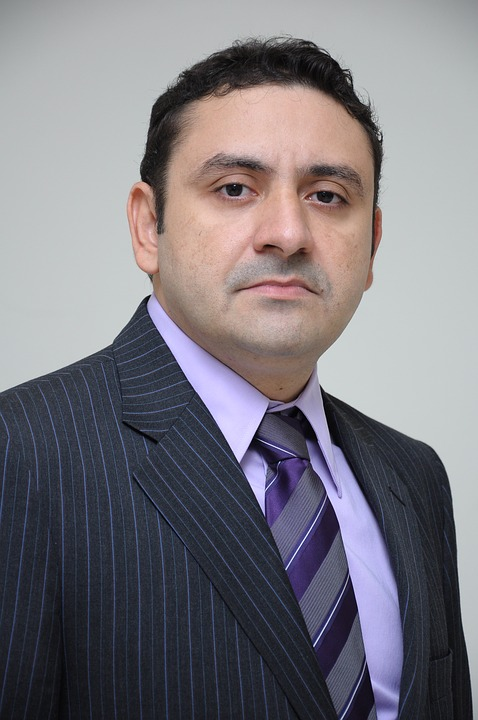
#> input picture Python/openCV/images/face/00.jpg, 478 x 720 px, given in place of 34.jpg, which was not available
$ jupyter execute detect_face.ipynb
#> lines starting #> are read from the running program, lines starting #| are printed output that depends on the picture; after the words box and inside, x2 and y2 are one past the last pixel; in counts of white or black regions, pixels touching at a corner belong together; pictures that were not available may be replaced by others from this repository, and a replacement may not be noted
[cell 1]
import cv2, numpy as np

[cell 2]
def preprocessing(no):  # 검출 전처리
#> called with no = 34
    image = cv2.imread('images/face/%2d.jpg' %no, cv2.IMREAD_COLOR)
#> image is the input picture: shape (720, 478, 3); mean B, G, R 126.6, 120, 123
    if image is None: return None, None
    gray = cv2.cvtColor(image, cv2.COLOR_BGR2GRAY)  # 명암도 영상 변환
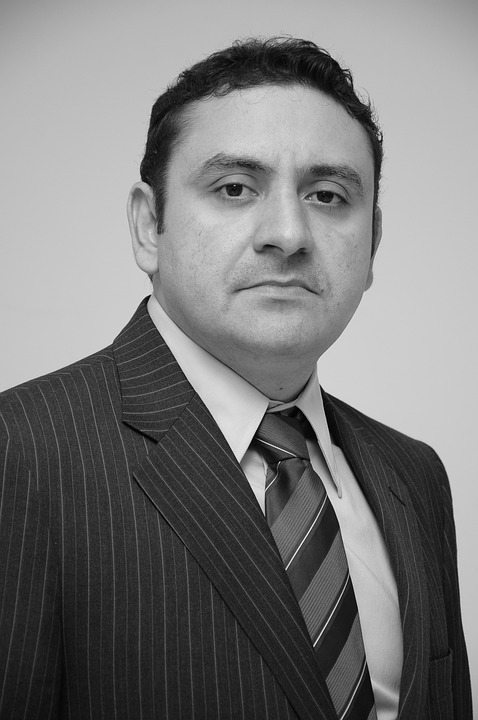
#> gray: shape (720, 478); min 0, max 250, mean 121.6
    gray = cv2.equalizeHist(gray)  # 히스토그램 평활화
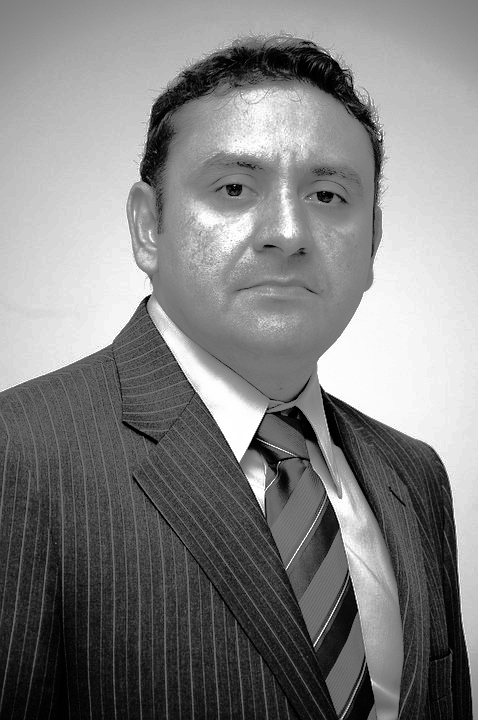
#> gray: shape (720, 478); min 0, max 255, mean 128.7
    return image, gray

[cell 3]
face_cascade = cv2.CascadeClassifier("haarcascade_frontalface_alt2.xml")  # 정면 검출기
eye_cascade = cv2.CascadeClassifier("haarcascade_eye.xml")  # 눈 검출기
image, gray = preprocessing(34)  # 전처리
if image is None: raise Exception("영상 파일 읽기 에러")

[cell 4]
faces = face_cascade.detectMultiScale(gray, 1.1, 2, 0, (100, 100));  # 얼굴 검출
#> faces = [[147, 85, 261, 261]]
if faces.any():
    x, y, w, h = faces[0]
#> x = 147; y = 85; w = 261; h = 261
    face_image = image[y:y + h, x:x + w]  # 얼굴 영역 영상 가져오기
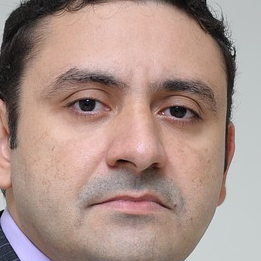
#> face_image: shape (261, 261, 3); mean B, G, R 137.7, 145.8, 170.6
    eyes = eye_cascade.detectMultiScale(face_image, 1.15, 7, 0, (25, 20))  # 눈 검출 수행
#> eyes = [[60, 77, 55, 55], [151, 85, 52, 52]]
    if len(eyes) == 2:  # 눈 사각형이 검출되면
        for ex, ey, ew, eh in eyes:
            center = (x + ex + ew // 2, y + ey + eh // 2)
            cv2.circle(image, center, 10, (0, 255, 0), 2)  # 눈 중심에 원 그리기
#> this loop made 2 passes
#> (ex, ey, ew, eh, center) on passes 1 to 2: (60, 77, 55, 55, (234, 189)), (151, 85, 52, 52, (324, 196))
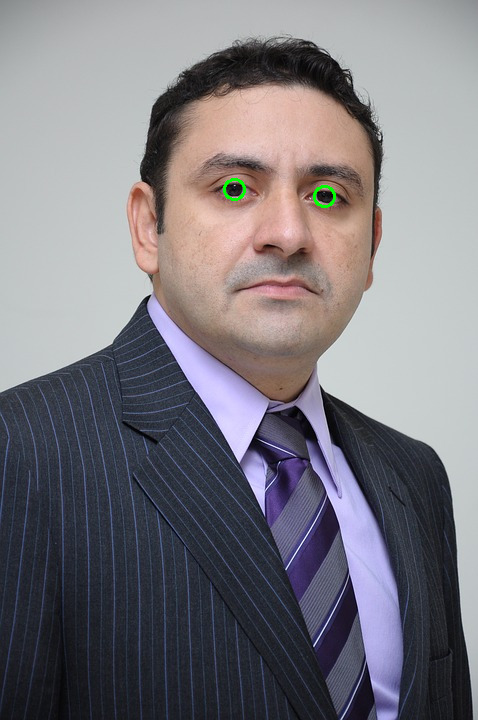
#> image: shape (720, 478, 3); 0.11% of pixels changed, all inside (x1, y1, x2, y2) = (223, 178, 336, 208)
    else:
        print("눈 미검출")
    cv2.rectangle(image, faces[0], (255, 0, 0), 2)  # 얼굴 검출 사각형 그리기
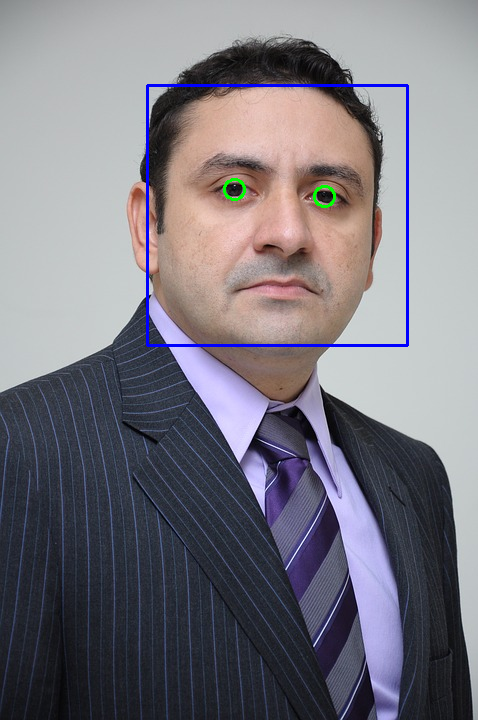
#> image: shape (720, 478, 3); 0.91% of pixels changed, all inside (x1, y1, x2, y2) = (146, 84, 409, 347)
    cv2.imshow("image", image)
else: print("얼굴 미검출")
cv2.waitKey(0)
#> Out = 27

$ run again, on Python/openCV/images/face/04.jpg
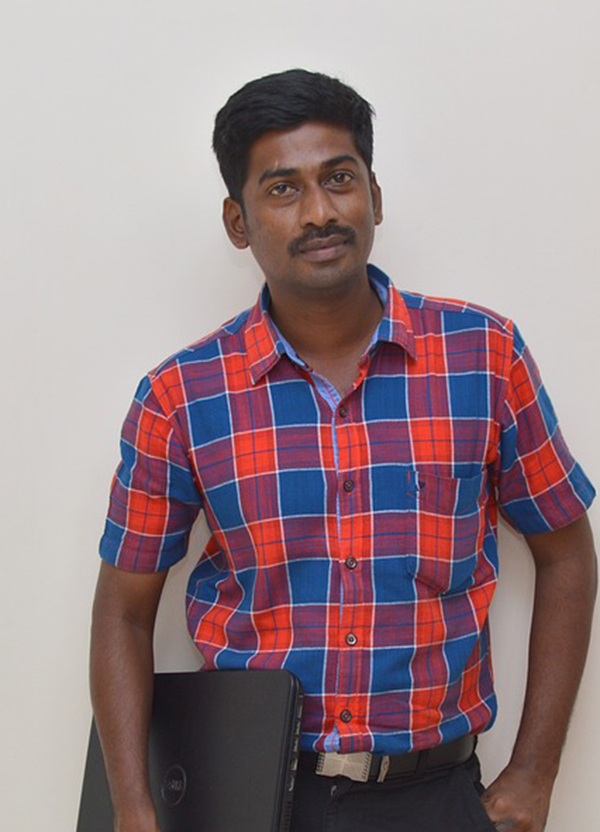
#> input picture Python/openCV/images/face/04.jpg, 600 x 832 px, given in place of 34.jpg, which was not available
#> in preprocessing, image is the input picture: shape (832, 600, 3); mean B, G, R 136.9, 131.7, 151.9
#> faces = [[234, 120, 161, 161]]
#> x = 234; y = 120; w = 161
#> `face_image = image[y:y + h, x:x + w]`:
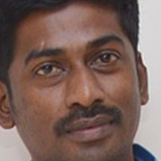
#> face_image: shape (161, 161, 3); mean B, G, R 90.2, 97.9, 123
#> eyes = [[25, 47, 44, 44], [82, 35, 45, 45]]
#> the loop `for ex, ey, ew, eh in eyes:` made 2 passes
#> (ex, ey, ew, eh, center) on passes 1 to 2: (25, 47, 44, 44, (281, 189)), (82, 35, 45, 45, (338, 177))
#> `cv2.rectangle(image, faces[0], (255, 0, 0), 2)`:
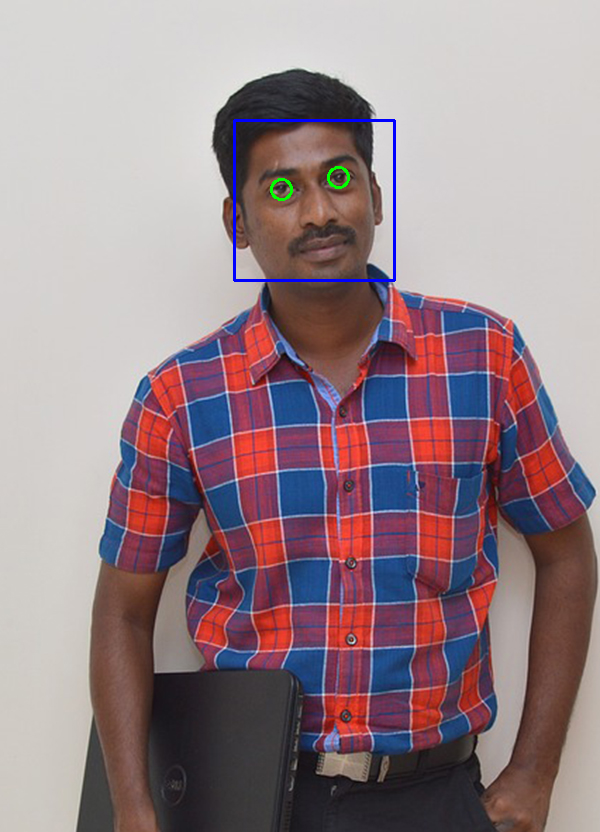
#> image: shape (832, 600, 3); mean B, G, R 137.4, 131.4, 151.4
#> Out = 27

$ run again, on Python/openCV/images/face/05.jpg
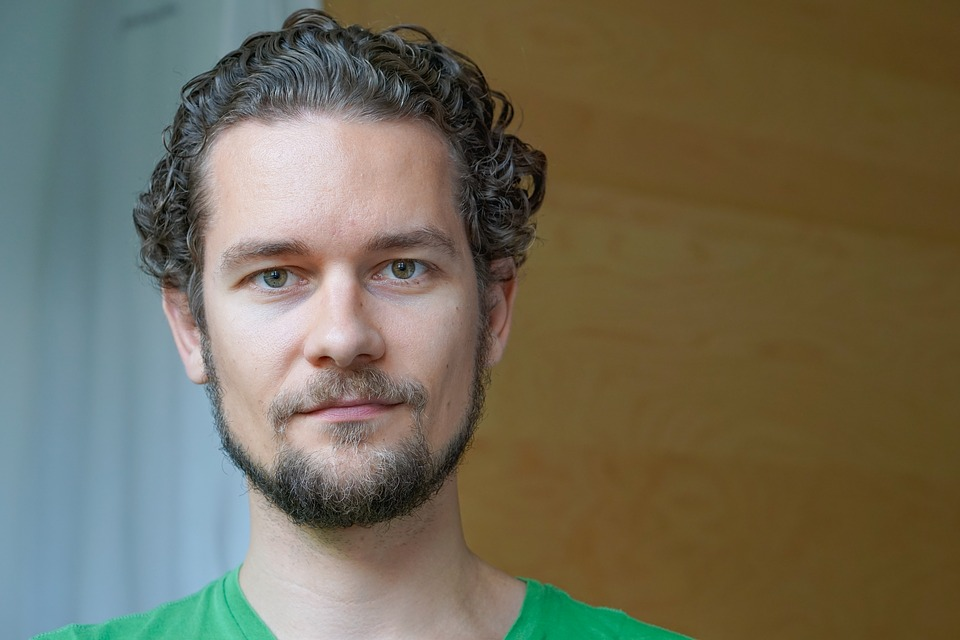
#> input picture Python/openCV/images/face/05.jpg, 960 x 640 px, given in place of 34.jpg, which was not available
#> in preprocessing, image is the input picture: shape (640, 960, 3); mean B, G, R 87, 106.7, 112.4
#> faces = [[176, 138, 333, 333]]
#> x = 176; y = 138; w = 333
#> `face_image = image[y:y + h, x:x + w]`:
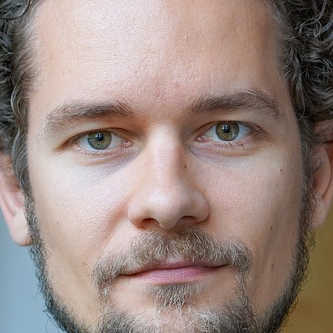
#> face_image: shape (333, 333, 3); mean B, G, R 129.2, 135.7, 153.6
#> eyes = [[186, 95, 74, 74], [54, 96, 84, 84]]
#> the loop `for ex, ey, ew, eh in eyes:` made 2 passes
#> (ex, ey, ew, eh, center) on passes 1 to 2: (186, 95, 74, 74, (399, 270)), (54, 96, 84, 84, (272, 276))
#> `cv2.rectangle(image, faces[0], (255, 0, 0), 2)`:
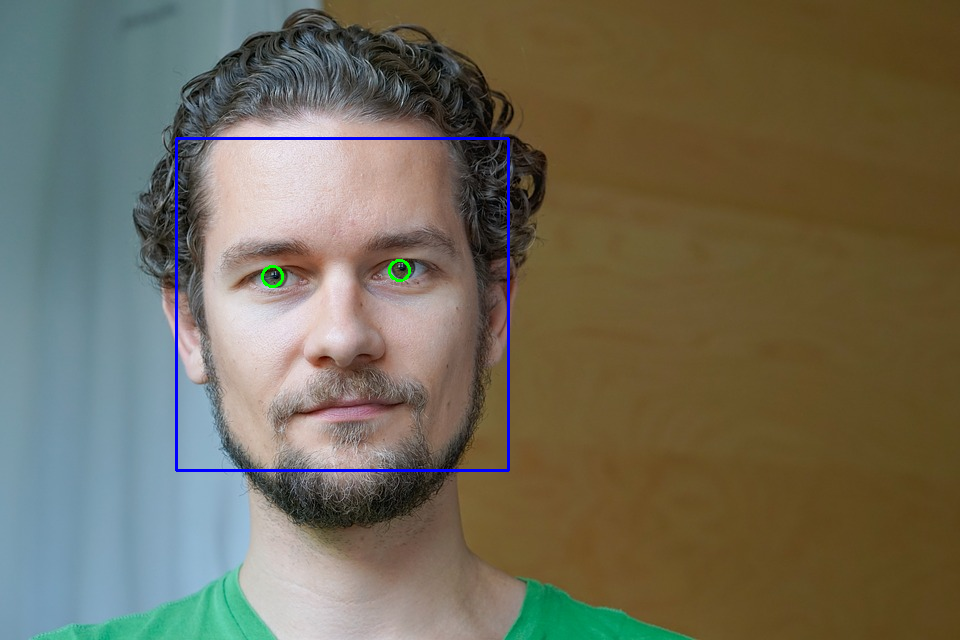
#> image: shape (640, 960, 3); mean B, G, R 88, 106.1, 111.6
#> Out = 27

$ run again, on Python/openCV/images/face/06.jpg
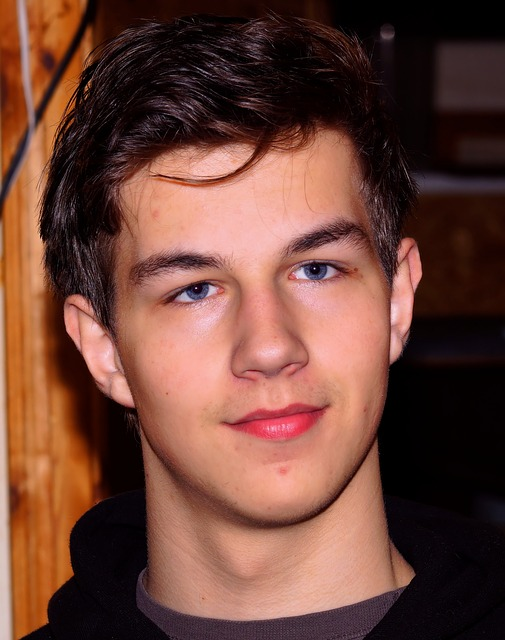
#> input picture Python/openCV/images/face/06.jpg, 505 x 640 px, given in place of 34.jpg, which was not available
#> in preprocessing, image is the input picture: shape (640, 505, 3); mean B, G, R 56.1, 68.1, 110
#> faces = [[93, 150, 338, 338]]
#> x = 93; y = 150; w = 338
#> `face_image = image[y:y + h, x:x + w]`:
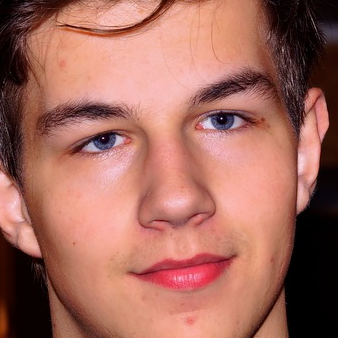
#> face_image: shape (338, 338, 3); mean B, G, R 93.6, 105.8, 163.7
#> eyes = [[184, 86, 68, 68], [65, 106, 71, 71]]
#> the loop `for ex, ey, ew, eh in eyes:` made 2 passes
#> (ex, ey, ew, eh, center) on passes 1 to 2: (184, 86, 68, 68, (311, 270)), (65, 106, 71, 71, (193, 291))
#> `cv2.rectangle(image, faces[0], (255, 0, 0), 2)`:
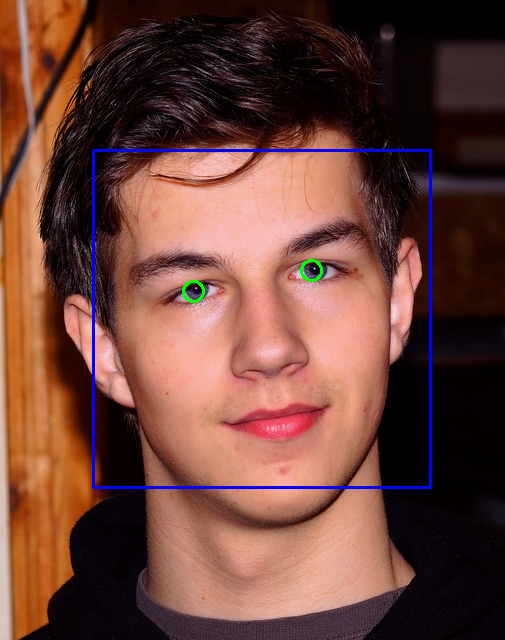
#> image: shape (640, 505, 3); mean B, G, R 58.7, 67.6, 108.8
#> Out = 27
